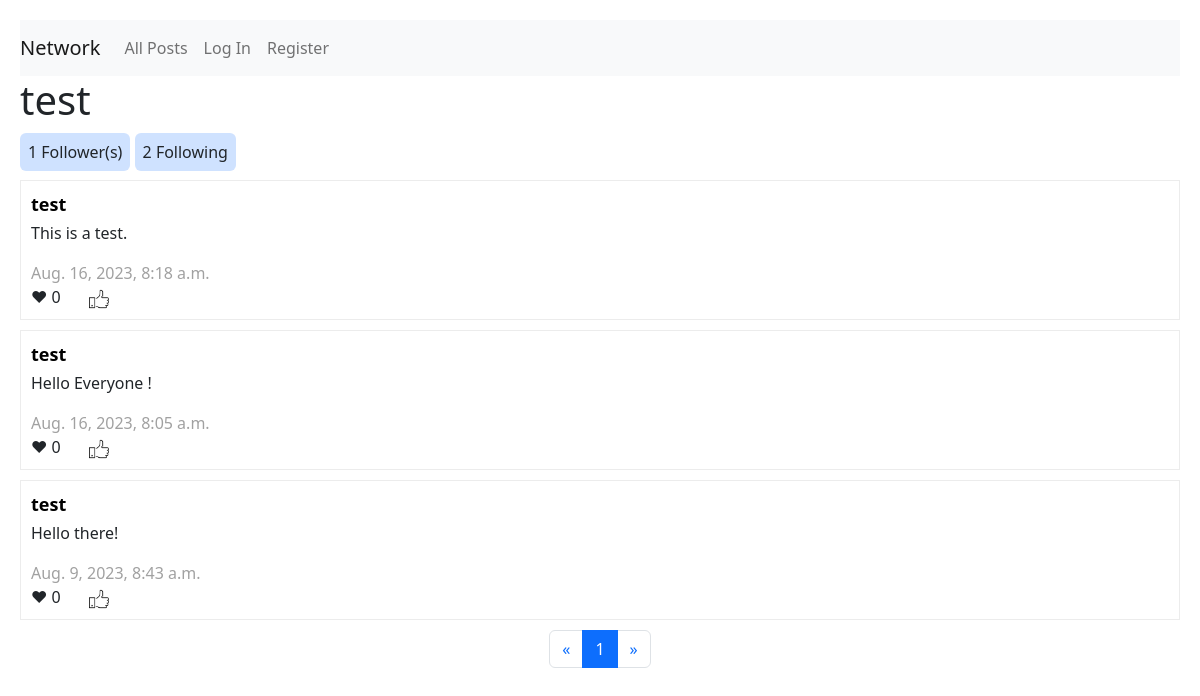
Before: /users/1 with the older database file.
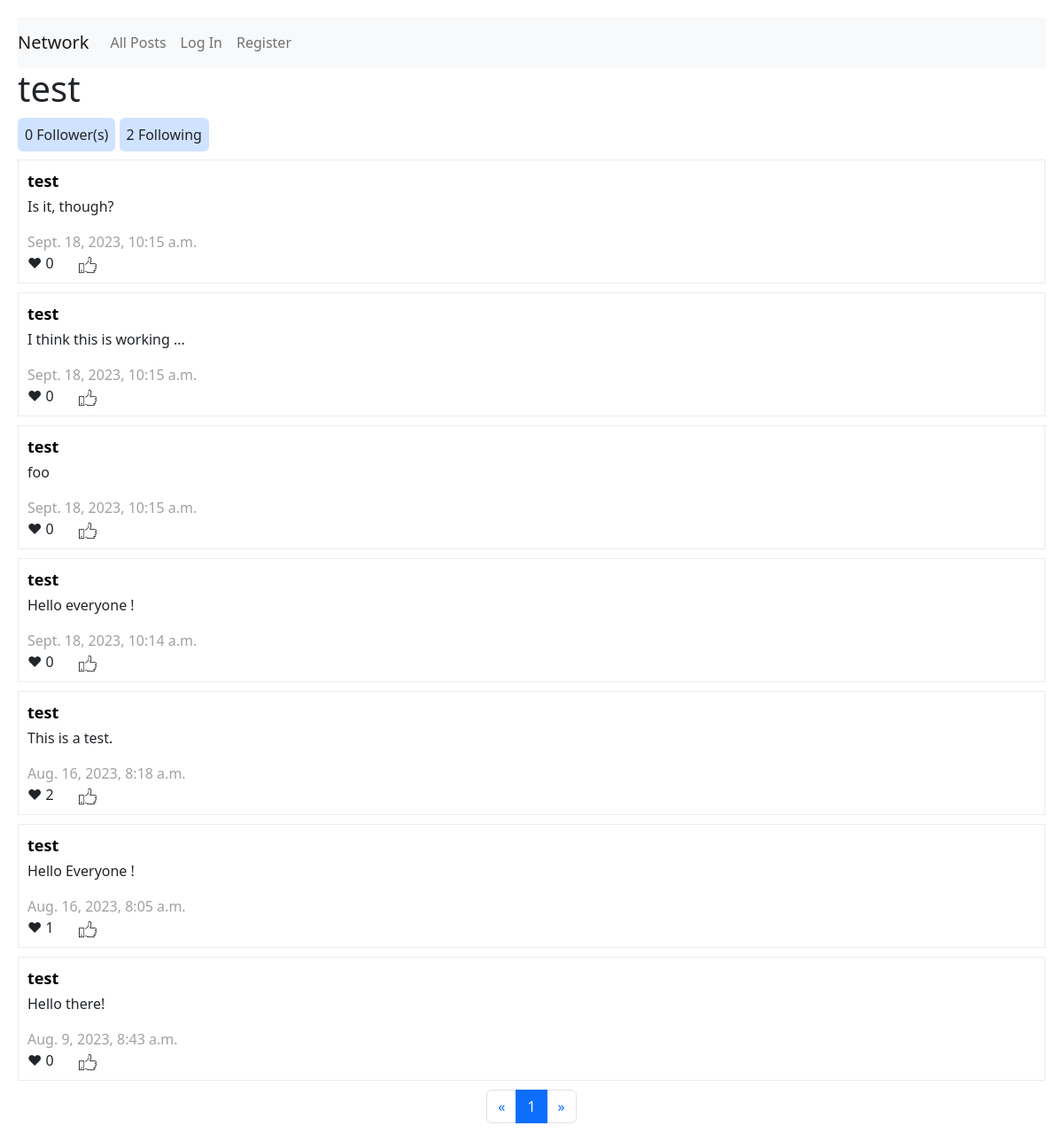
After: the same page with the newer database file.
### network/models.py (models this page shows, shortened)
class Post(models.Model):
    user = models.ForeignKey(User, on_delete=models.CASCADE, related_name="posts")
    text = models.CharField(max_length=500)
    timestamp = models.DateTimeField(auto_now_add=True)

class User(AbstractUser):
    pass

### network/views.py (the view)
# urls.py: path("users/<int:user_id>", views.view_profile, name="view_profile"),
def view_profile(request, user_id):
    user = User.objects.get(pk=user_id)
    following = Following.objects.filter(user=user_id).count()
    followers = Following.objects.filter(followed_users=user_id).count()
    is_following = False
    if request.user.is_authenticated:
        try:
            follow = Following.objects.get(user=request.user, followed_users=user)
            is_following = True
        except Following.DoesNotExist:
            pass
    user_posts = Post.objects.filter(user=user).order_by("-timestamp").all()
    paginator = Paginator(user_posts, 10)
    page_number = request.GET.get('page')
    page_obj = paginator.get_page(page_number)
    return render(request, "network/users.html", {
        "profile_user": user,
        "page_obj": page_obj,
        "following": following,
        "followers": followers,
        "is_following": is_following,
    })

### network/templates/network/users.html (shortened to what this page needs)
{% extends "network/layout.html" %}
{% load static %}
{% block body %}
    <h1>{{profile_user.username}}</h1>
    <div class="my-3">
        <div class="d-inline p-2 bg-primary-subtle text-emphasis-primary rounded">{{followers}} Follower(s)</div>
        <div class="d-inline p-2 bg-primary-subtle text-emphasis-primary rounded">{{following}} Following</div>
    </div>
    {% for post in page_obj %}
    <div id = post-details>
        <div class="username">{{ post.user.username}}</div>
        <div class="text">{{ post.text|linebreaks}}</div>
        <div class="timestamp">{{ post.timestamp}}</div>
        <div class="likes">&#10084;
            <div id="like_count{{post.id}}" class="d-inline">
                {{ post.likes.count }}
            </div>
            {% if request.user != post.user %}
                {% if post.id in post_liked %}
                    <p class="d-inline px-4" id="like{{post.id}}" onclick="updateLikes({{post.id}},{{post_likes}})">
                        <img src="{% static '/images/thumbs-down.png' %}" class="thumbs">
                    </p>
                {% else %}
                    <p class="d-inline px-4" id="like{{post.id}}" onclick="updateLikes({{post.id}},{{post_likes}})">
                        <img src="{% static '/images/thumbs-up.png' %}" class="thumbs">
                    </p>
                {% endif %}
            {% endif %}
        </div>
    </div>
    {% endfor %}
    {% include "network/pagination.html" %}
{% endblock %}

Changed rows visible on the page:
added Post: user.username "test", text "Is it, though?", timestamp "Sept. 18, 2023, 10:15 a.m.", likes.count "0"
added Post: user.username "test", text "I think this is working ...", timestamp "Sept. 18, 2023, 10:15 a.m.", likes.count "0"
added Post: user.username "test", text "foo", timestamp "Sept. 18, 2023, 10:15 a.m.", likes.count "0"
added Post: user.username "test", text "Hello everyone !", timestamp "Sept. 18, 2023, 10:14 a.m.", likes.count "0"
computed for Post "This is a test.": likes.count "0" → "2"
computed for Post "Hello Everyone !": likes.count "0" → "1"
Other visible differences:
{{ followers }}: "1" → "0"
